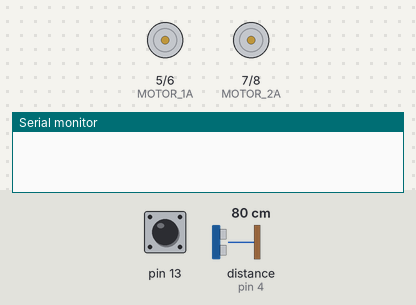
Recording of a sketch running on a simulated Arduino Uno, built with avr-gcc and run on an emulated ATmega328P. On the bench: motor-driver pin pairs drawn as motors (green arrow = first pin HIGH = forward, orange = second pin HIGH = backward, longer = more drive, scaled by the enable pin), the last lines printed to the serial monitor. The inputs (shaded band) are chosen by the test bench; at power-on: pin 13 HIGH, distance to the obstacle (sensor on pin 4) 80 cm. The echo pulse lasts 58.3 µs per cm.

Above: at 1.2 s.
1.3 s: pin 13 pulled LOW for 0.15 s
At 2.5 s:
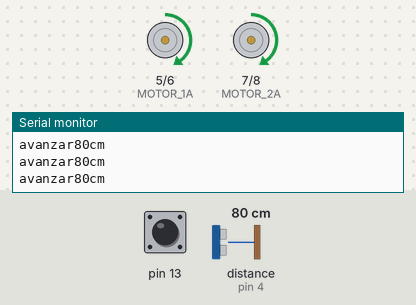
2.9 s: distance to the obstacle (sensor on pin 4) set to 7 cm
5.9 s: distance to the obstacle (sensor on pin 4) set to 4 cm
At 6.5 s:
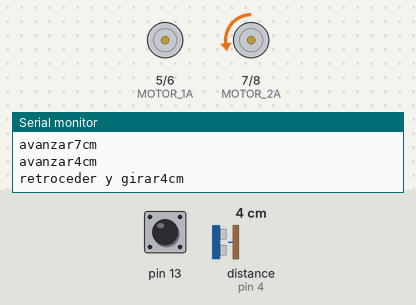
7.4 s: distance to the obstacle (sensor on pin 4) set to 9 cm
At 8.6 s:
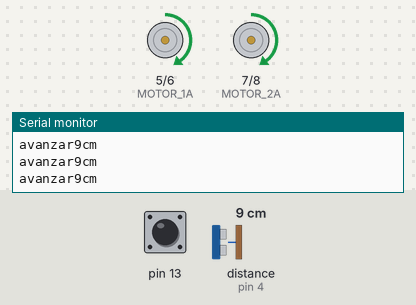
8.9 s: distance to the obstacle (sensor on pin 4) set to 2 cm
At 9.4 s:
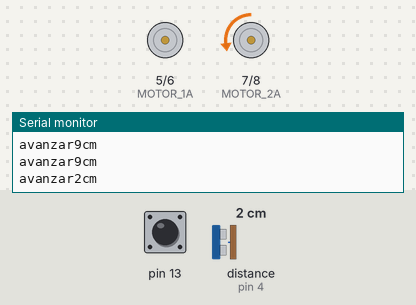
Timing chart, 0 to 11.4 s (numbered marks = the images above; inputs shaded):
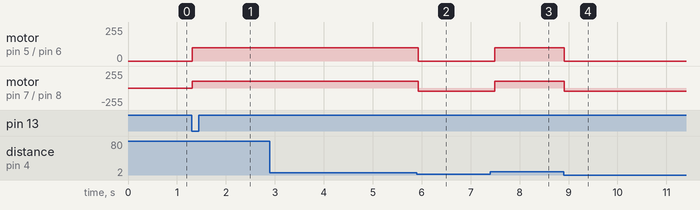

Measured:
- the behaviour switches between 6 and 5 cm on distance to the obstacle (sensor on pin 4) (found by bisection; images 1 and 2)
- after the input at 1.3 s, motor on pin 5 (MOTOR_1A) / pin 6 (MOTOR_1B), motor on pin 7 (MOTOR_2A) / pin 8 (MOTOR_2B): stopped → forward 100/255 at once
- after the input at 5.9 s, motor on pin 5 (MOTOR_1A) / pin 6 (MOTOR_1B): forward 100/255 → stopped at once; motor on pin 7 (MOTOR_2A) / pin 8 (MOTOR_2B): forward 100/255 → backward 50/255 at once
- after the input at 7.4 s, motor on pin 5 (MOTOR_1A) / pin 6 (MOTOR_1B): stopped → forward 100/255 after 0.09 s; motor on pin 7 (MOTOR_2A) / pin 8 (MOTOR_2B): backward 50/255 → forward 100/255 after 0.09 s
- after the input at 8.9 s, motor on pin 5 (MOTOR_1A) / pin 6 (MOTOR_1B): forward 100/255 → stopped at once; motor on pin 7 (MOTOR_2A) / pin 8 (MOTOR_2B): forward 100/255 → backward 50/255 at once

The sketch:

ROBOT_LIMPIA_PISO.ino
```cpp
#define DEBUG 1
//MOTOR IZQUIERDO
#define MOTOR_1A 5
#define MOTOR_1B 6
#define PIN_ENA 9
//MOTOR DERECHO
#define MOTOR_2A 7
#define MOTOR_2B 8
#define PIN_ENB 10
//SENSOR DE DISTANCIA DELANTERO
#define TRIGGER_DEL 3
#define ECHO_DEL 4
//DISTANCIA MINIMA
#define DISTANCIA_MIN 5
unsigned int tiempo_1, distancia_1;
const int speed = 100;
int PULSADOR;


void setup() {
  Serial.begin(9600);
  pinMode(MOTOR_1A, OUTPUT);
  pinMode(MOTOR_1B, OUTPUT);
  pinMode(MOTOR_2A, OUTPUT);
  pinMode(MOTOR_2B, OUTPUT);
  pinMode(PIN_ENA, OUTPUT);
  pinMode(PIN_ENB, OUTPUT);
  pinMode(TRIGGER_DEL, OUTPUT);
  pinMode(ECHO_DEL, INPUT);
  pinMode(13, INPUT_PULLUP);
}
void loop() {
  {
  PULSADOR = digitalRead(13);
  if (PULSADOR == LOW)
  {
    Serial.println("pulsador");
  }
  while (PULSADOR == LOW)
   {
      Sensor_Delantero();
      if (distancia_1 > DISTANCIA_MIN) //si distancia es mayor o igual a la distancia minima
      {
        avanzar ();
      }
      else //(distancia_1 <= DISTANCIA_MIN) //si distancia es menor o igual a la distancia minima
      {
      Retroceder_y_Girar ();
      }
   }
  }
}
void Sensor_Delantero() // Sensor de distancia delantero
{
digitalWrite(TRIGGER_DEL, LOW);
delayMicroseconds(2);
digitalWrite(TRIGGER_DEL, HIGH);
delayMicroseconds(10);
digitalWrite(TRIGGER_DEL, LOW);
tiempo_1 = pulseIn(ECHO_DEL, HIGH);
distancia_1 = tiempo_1 / 58;
if(DEBUG){
Serial.print(distancia_1);
Serial.println("cm");
delay(10);
}
}

void avanzar () // robot avanza
{
 digitalWrite(MOTOR_1A, HIGH);
 digitalWrite(MOTOR_1B, LOW);
 analogWrite(PIN_ENA, speed);
 digitalWrite(MOTOR_2A, HIGH);
 digitalWrite(MOTOR_2B, LOW);
 analogWrite(PIN_ENB, speed);
 if(DEBUG==1)
 {
 Serial.print("avanzar");
 delay(10);
}
}
void Retroceder_y_Girar () // robot retrocede y gira
{
 digitalWrite(MOTOR_1A, LOW);
 digitalWrite(MOTOR_1B, LOW);
 analogWrite(PIN_ENA, 0);
 digitalWrite(MOTOR_2A, LOW);
 digitalWrite(MOTOR_2B, HIGH);
 analogWrite(PIN_ENB, 50);
 delay(500);
 if(DEBUG==1)
 {
 Serial.print("retroceder y girar");
 delay(10);
}
}
```
